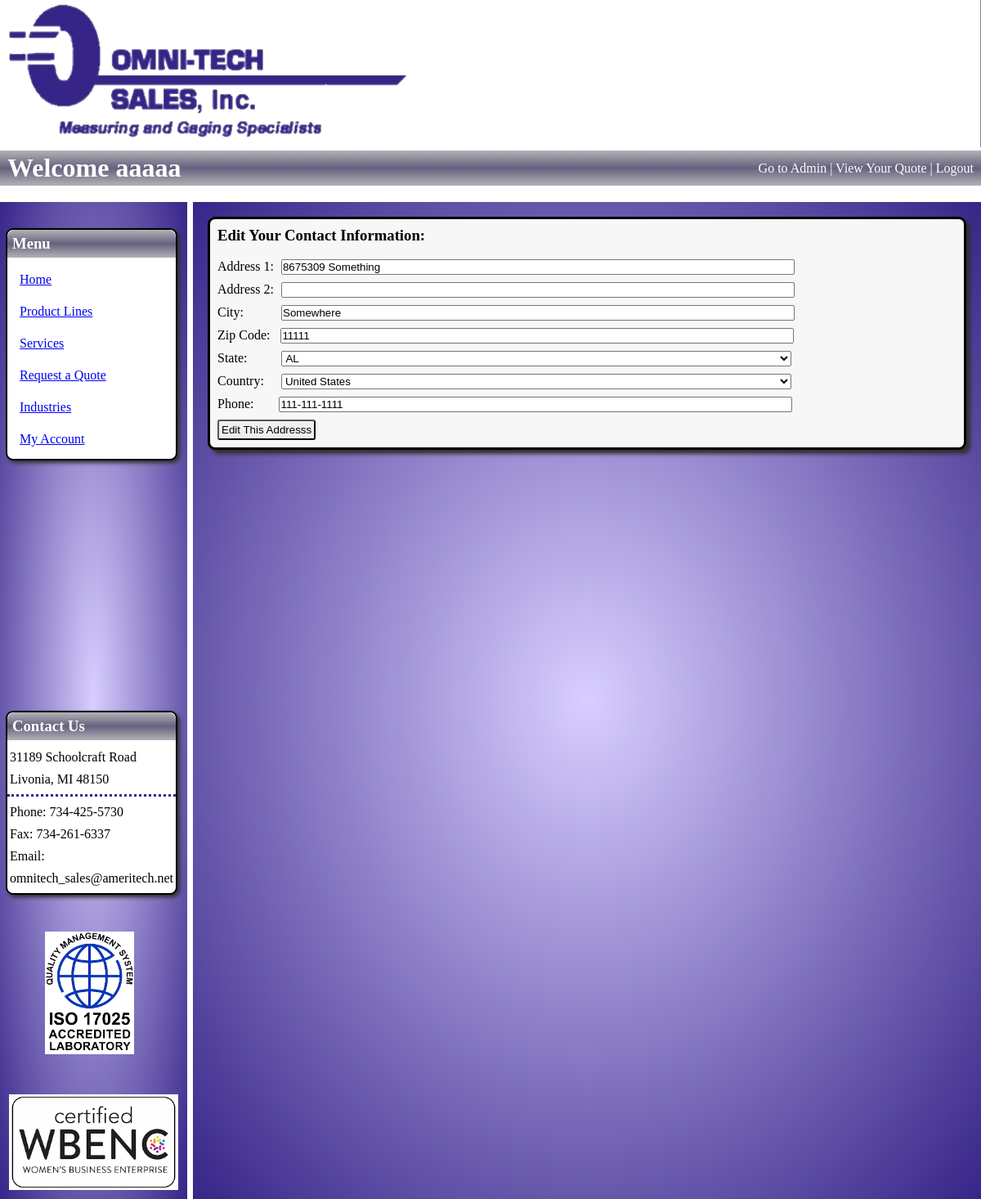
Page /edit_contact/ua/1 (signed in) on the committed database.
### imgfield_app/models.py (models this page shows)
class User(models.Model):
    first_name = models.CharField(max_length=45)
    last_name = models.CharField(max_length=60)
    email = models.CharField(max_length=60)
    password = models.CharField(max_length=60)
    security_level = models.IntegerField()
    created_at = models.DateTimeField(auto_now_add=True)
    updated_at = models.DateTimeField(auto_now=True)
    objects = UserManager()

class ContactInfo(models.Model):
    user = models.ManyToManyField(
        User,
        related_name="user_contact_infos"
    )
    address_1 = models.CharField(max_length=54)
    address_2 = models.CharField(max_length=54, null=True, blank=True)
    city = models.CharField(max_length=54)
    zip_code = models.IntegerField()
    state = models.CharField(max_length=54)
    country = models.CharField(max_length=54)
    phone = models.CharField(max_length=15)
    created_at = models.DateTimeField(auto_now_add=True)
    updated_at = models.DateTimeField(auto_now=True)
    objects = ContactInfoManager()

### imgfield_app/views.py (the view)
# urls.py: path('edit_contact/<str:redirect_reference>/<int:contact_id>', views.edit_contact),
def edit_contact(request, redirect_reference, contact_id):
    if 'user_id' in request.session:
        logged_user = User.objects.get(id=request.session['user_id'])
        contact_to_edit = ContactInfo.objects.get(id=contact_id)
        if redirect_reference == "sci":
            direct_to = "select_contact_info"
        if redirect_reference == "ua":
            direct_to = "user_account"
        context = {
            'logged_user': logged_user,
            'contact_to_edit': contact_to_edit,
            'direct_to': direct_to
        }
        return render(request, "edit_contact.html", context)
    return redirect("/")

### imgfield_app/templates/edit_contact.html (shortened to what this page needs)
<!DOCTYPE html>
<html lang="en">
<head>
    {% load static %}
    <link rel="stylesheet" href="{% static 'css/edit_contact.css' %}">
</head>
<body>
    <img id="banner" src="{% static 'img/site/OmnitechBannerT.png' %}">
    <div id="header">
        <h1>Welcome {% if logged_user %}{{ logged_user.first_name }}{% endif %}</h1>
        <div id="links">
            {% if logged_user.security_level > 4 %}
                <a class="link" href="/admin_access">Go to Admin</a>  |
            {% endif %}
            {% if 'open_quote' in request.session %}
                <a href="/request_quote">View Your Quote</a>  |
            {% endif %}
            {% if logged_user %}
                <a class="link" href="/signon/logout">Logout</a>
            {% else %}
                <a class="link" href="/signon">Log In/Register</a>
            {% endif %}
        </div>
    </div>
    <div id="content">
        <div id="l_sidebar">
            <div id="menu">
                <h3>Menu</h3>
                <a href="/">Home</a>
                <a href="/product_lines">Product Lines</a>
                <a href="/services/1">Services</a>
                <a href="/request_quote">Request a Quote</a>
                <a href="/industries">Industries</a>
                {% if logged_user %}
                    <a href="/user_account">My Account</a>
                {% endif %}
            </div>
            <div id="contact_us">
                <h3>Contact Us</h3>
                <p>31189 Schoolcraft Road</p>
                <p>Livonia, MI 48150</p>
                <div id="break"></div>
                <p>Phone: 734-425-5730</p>
                <p>Fax: 734-261-6337</p>
                <p>Email:</p>
                <p>omnitech_sales@ameritech.net</p>
            </div>
            <div id="badges">
                <img id="iso_badge" src="{% static 'img/site/iso17025_badge.png' %}">
                <img id="wbenc_badge" src="{% static 'img/site/wbenc_badge.png' %}">
            </div>
        </div>
        <div id="main">
            <div id="edit_contact" class="display_box">
                <h3>Edit Your Contact Information:</h3>
                <form action="/process_edit_contact" method="POST">
                    <p>Address 1: <input id="address_1_input" type="text" name="address_1" value="{{ contact_to_edit.address_1 }}"></p>
                    <p>Address 2: <input id="address_2_input" type="text" name="address_2" value="{{ contact_to_edit.address_2 }}"></p>
                    <p>City: <input id="city_input" type="text" name="city" value="{{ contact_to_edit.city }}"></p>
                    <p>Zip Code: <input id="zip_code_input" type="text" name="zip_code" value="{{ contact_to_edit.zip_code }}"></p>
                    <p>State:
                        <select id="state_input" name="state">
                            <option value="{{ contact_to_edit.state }}">{{ contact_to_edit.state }}</option>
                        </select>
                    <p>Country:
                        <select id="country_input" name="country">
                            <option value="{{ contact_to_edit.country }}">{{ contact_to_edit.country }}</option>
                        </select>
                    </p>
                    <p>Phone: <input id="phone_input" type="text" name="phone" value="{{ contact_to_edit.phone }}"></p>
                    <button type="submit">Edit This Addresss</button>
                </form>
            </div>
        </div>
    </div>
</body>
</html>

### imgfield_app/static/css/edit_contact.css (style rules this page uses)
* { margin: 0; padding: 0; }
#banner { width: 100%; height: 180px; }
#header { display: flex; margin-bottom: 20px; background-image: linear-gradient(#b2b2b6, #66617e, #b2b2b6); color: white; padding: 3px 9px; }
#header h1 { flex: 7; }
#links { text-align: right; padding-top: 10px; }
#links a { text-decoration: none; color: white; margin-bottom: 5px; }
#content { display: flex; }
#l_sidebar { flex: 2; background-image: radial-gradient(#d8ceff, #372588); padding: 7px; margin-right: 7px; }
#l_sidebar h3 { background-image: linear-gradient(#b2b2b6, #66617e, #b2b2b6); color: white; padding: 6px; margin-bottom: 12px; border-radius: 9px 9px 0px 0px; }
#menu, #contact_us { background-color: white; border-radius: 9px; border: 2px solid black; box-shadow: 3px 3px 5px rgb(51, 47, 47); margin-right: 5px; }
#menu { margin-top: 25px; }
#menu a { display: block; margin: 0px 9px 9px 9px; padding: 6px; border-radius: 3px; }
#contact_us { margin-top: 306px; }
#contact_us p { margin-bottom: 9px; padding: 0px 3px; }
#break { border-top: 3px dotted #372588; margin: 4px 0px 10px 0px; }
#badges { text-align: center; }
#iso_badge { height: 150px; margin-top: 45px; margin-right: 10px; }
#wbenc_badge { width: 207px; margin-top: 45px; }
#main { flex: 10; background-image: radial-gradient(#d8ceff, #372588); padding: 18px; }
button { padding: 3px; border-radius: 3px; }
h3 { margin-bottom: 18px; }
.display_box { background-color: #F7F7F7; border-radius: 9px; border: 3px solid black; box-shadow: 5px 5px 5px rgb(51, 47, 47); padding: 9px; }
#edit_contact p { margin-bottom: 9px; }
#address_1_input, #address_2_input { margin-left: 5px; width: 69%; }
#city_input { margin-left: 42px; width: 69%; }
#zip_code_input { margin-left: 9px; width: 69%; }
#state_input { margin-left: 38px; width: 69%; }
#country_input { margin-left: 17px; width: 69%; }
#phone_input { margin-left: 27px; width: 69%; }

### rows in the picture
User: first_name "aaaaa"
ContactInfo: address_1 "8675309 Something", city "Somewhere", zip_code "11111", state "AL", country "United States", phone "111-111-1111"
